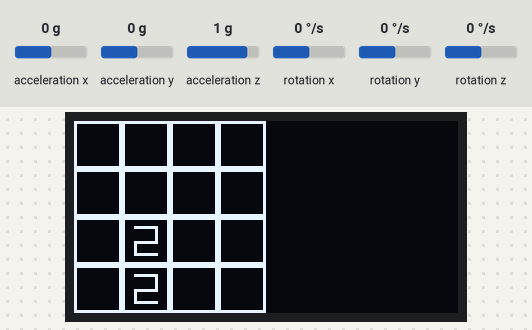
The sketch below on a simulated Arduboy, built with avr-gcc and run on an emulated ATmega32U4. On the bench: 128×64 one-colour display. The inputs (shaded band) are chosen by the test bench; at power-on: acceleration x 0 g, acceleration y 0 g, acceleration z 1 g, rotation x 0 °/s, rotation y 0 °/s, rotation z 0 °/s. Random numbers use the default seed unless the sketch sets one; what the sketch prints to the serial monitor is not drawn.

Above: at 3.2 s.
3.3 s: acceleration x set to -1.4 g
At 4.7 s:
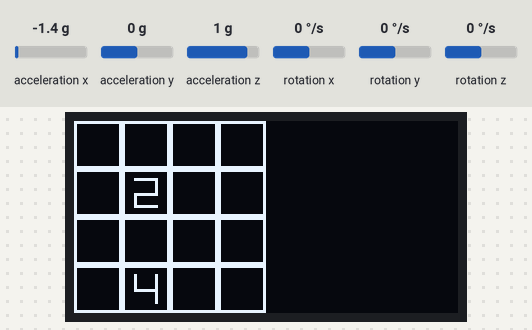
6.3 s: acceleration x set to 0.8 g
At 7.9 s:
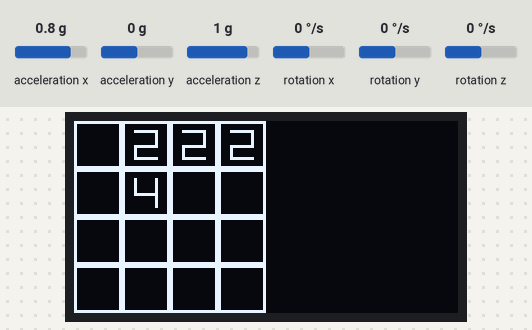
8.5 s: acceleration y set to -1.4 g
At 10.9 s:
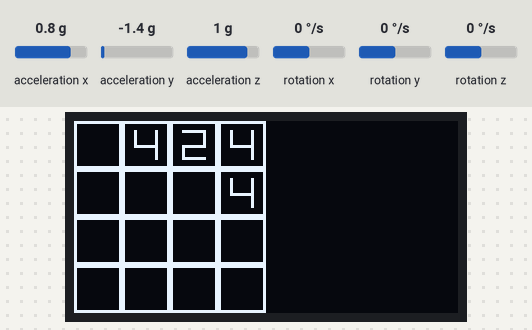
11.2 s: acceleration y set to -0.8 g
At 13.1 s:
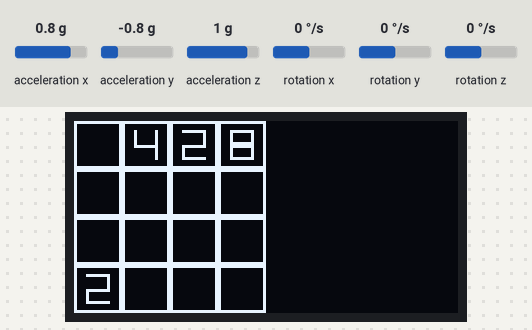
Timing chart, 0 to 14.6 s (numbered marks = the images above; inputs shaded):
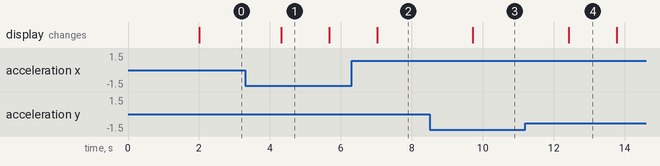

The sketch:

arduboy_final.ino
```cpp
#include <MPU6050_light.h>

#include <Arduboy2.h>

Arduboy2 arduboy;
MPU6050 mpu(Wire);
unsigned long timer = 0;

//pictures of 2,4,8,16...2048
const unsigned char p0[] PROGMEM  = {
     0xff, 0x1, 0x1, 0x1, 0x1, 0x1, 0x1, 0x1, 0x1, 0x1, 0x1, 0x1, 0x1, 0x1, 0x1, 0xff, 0xff, 0x80, 0x80, 0x80, 0x80, 0x80, 0x80, 0x80, 0x80, 0x80, 0x80, 0x80, 0x80, 0x80, 0x80, 0xff,
};
const unsigned char p2[] PROGMEM  = {
     0xff, 0x1, 0x1, 0x1, 0x9, 0x9, 0x9, 0x9, 0x9, 0x9, 0x9, 0xf9, 0x1, 0x1, 0x1, 0xff, 0xff, 0x80, 0x80, 0x80, 0x9f, 0x91, 0x91, 0x91, 0x91, 0x91, 0x91, 0x91, 0x80, 0x80, 0x80, 0xff,
};
const unsigned char p4[] PROGMEM  = {
     0xff, 0x1, 0x1, 0x1, 0xf9, 0x1, 0x1, 0x1, 0x1, 0x1, 0x1, 0xf9, 0x1, 0x1, 0x1, 0xff, 0xff, 0x80, 0x80, 0x80, 0x81, 0x81, 0x81, 0x81, 0x81, 0x81, 0x81, 0x9f, 0x80, 0x80, 0x80, 0xff,
};
const unsigned char p8[] PROGMEM  = {
     0xff, 0x1, 0x1, 0x1, 0xf9, 0x89, 0x89, 0x89, 0x89, 0x89, 0x89, 0xf9, 0x1, 0x1, 0x1, 0xff, 0xff, 0x80, 0x80, 0x80, 0x9f, 0x91, 0x91, 0x91, 0x91, 0x91, 0x91, 0x9f, 0x80, 0x80, 0x80, 0xff,
};
const unsigned char p16[] PROGMEM  = {
     0xff, 0x1, 0x1, 0x1, 0xf9, 0x1, 0x1, 0xf9, 0x89, 0x89, 0x89, 0x89, 0x1, 0x1, 0x1, 0xff, 0xff, 0x80, 0x80, 0x80, 0x9f, 0x80, 0x80, 0x9f, 0x90, 0x90, 0x90, 0x9f, 0x80, 0x80, 0x80, 0xff,
};
const unsigned char p32[] PROGMEM  = {
     0xff, 0x1, 0x1, 0x89, 0x89, 0x89, 0xf9, 0x1, 0x1, 0x89, 0x89, 0x89, 0xf9, 0x1, 0x1, 0xff, 0xff, 0x80, 0x80, 0x88, 0x88, 0x88, 0x8f, 0x80, 0x80, 0x8f, 0x88, 0x88, 0x88, 0x80, 0x80, 0xff,
};
const unsigned char p64[] PROGMEM  = {
     0xff, 0x1, 0x1, 0xf9, 0x89, 0x89, 0x89, 0x1, 0x1, 0xf9, 0x81, 0x81, 0xf9, 0x1, 0x1, 0xff, 0xff, 0x80, 0x80, 0x8f, 0x88, 0x88, 0x8f, 0x80, 0x80, 0x80, 0x80, 0x80, 0x8f, 0x80, 0x80, 0xff,
};
const unsigned char p128[] PROGMEM  = {
     0xff, 0x1, 0x1, 0x7d, 0x1, 0x1, 0xd1, 0x51, 0x71, 0x1, 0x1, 0x81, 0x81, 0x81, 0x1, 0xff, 0xff, 0x80, 0x80, 0x80, 0x80, 0x80, 0x81, 0x81, 0x81, 0x80, 0x80, 0x8f, 0x8a, 0x8f, 0x80, 0xff,
};
const unsigned char p256[] PROGMEM  = {
     0xff, 0x1, 0x1, 0xe9, 0xa9, 0xb9, 0x1, 0xe1, 0xa1, 0xa1, 0x1, 0x1, 0x1, 0x1, 0x1, 0xff, 0xff, 0x80, 0x80, 0x80, 0x80, 0x80, 0x80, 0x82, 0x82, 0x83, 0x80, 0x9f, 0x95, 0x9d, 0x80, 0xff,
};
const unsigned char p512[] PROGMEM  = {
     0xff, 0x1, 0x1, 0xb9, 0xa9, 0xe9, 0x1, 0x1, 0xe1, 0x1, 0x1, 0x1, 0x1, 0x1, 0x1, 0xff, 0xff, 0x80, 0x80, 0x80, 0x80, 0x80, 0x80, 0x80, 0x83, 0x80, 0x80, 0x9d, 0x95, 0x97, 0x80, 0xff,
};
const unsigned char p1024[] PROGMEM  = {
     0xff, 0x1, 0x1, 0x1, 0x3d, 0x1, 0x1, 0x1, 0x1, 0x3d, 0x25, 0x3d, 0x1, 0x1, 0x1, 0xff, 0xff, 0x80, 0x80, 0xba, 0xaa, 0xae, 0x80, 0x80, 0x80, 0x8e, 0x88, 0xbe, 0x80, 0x80, 0x80, 0xff,
};
const unsigned char p2048[] PROGMEM  = {
    0xff, 0x1, 0x1, 0x75, 0x55, 0x5d, 0x1, 0x1, 0x1, 0x7d, 0x45, 0x7d, 0x1, 0x1, 0x1, 0xff, 0xff, 0x80, 0x80, 0x8e, 0x88, 0xbe, 0x80, 0x80, 0x80, 0xbe, 0xaa, 0xbe, 0x80, 0x80, 0x80, 0xff,
};

int v[4][4];//map 4*4
int vtmp[4][4];//
int p[12];//remember picture's home


//input the value return the index of p[]
int v2p(int x){
  switch(x){
    case 0:return 0;
    case 2:return 1;
    case 4:return 2;
    case 8:return 3;
    case 16:return 4;
    case 32:return 5;
    case 64:return 6;
    case 128:return 7;
    case 256:return 8;
    case 512:return 9;
    case 1024:return 10;
    case 2048:return 11;
  }
}

//set one number(2 or 4) in the map
void set2or4(){
  int f1=0;
  for(int i=0;i<4;i++){
    for(int j=0;j<4;j++){
      if(v[i][j]==0){
        f1++;
      }
    }
  }

  int f2=0;


  int r = 1 + rand() % f1;
  int w = 1 + rand() % 10;
  for(int i=0;i<4;i++){
    for(int j=0;j<4;j++){
      if(v[i][j]==0){
        f2++;
        if(f2==r){
          if(w==6){
            v[i][j]=4;
          }
          else{
            v[i][j]=2;
          }

          return;
        }
      }
    }
  }

}

//draw the map
void draw(){
  for(int i=0;i<4;i++){
      for(int j=0;j<4;j++){
        arduboy.drawBitmap(i*16, j*16, p[v2p(v[i][j])], 16, 16, WHITE);
      }
    }
}

//back 0 to the end
bool back0(){
  bool f=0;
  for(int i=0;i<4;i++){
      for(int j=0;j<3;j++){
        if(v[i][j]==0&&v[i][j+1]!=0){
          f=1;
          v[i][j]=v[i][j+1];
          v[i][j+1]=0;
        }
      }
    }
    return f;

}

//Up
bool DoUp(){
  delay(400);
    bool f=back0();
    back0();
    back0();

    for(int i=0;i<4;i++){
      for(int j=0;j<3;j++){
        if(v[i][j]==v[i][j+1]&&v[i][j]!=0){
          f=true;
          v[i][j]*=2;
          v[i][j+1]=0;
        }
      }
    }
    back0();
    back0();
    back0();
    return f;

}

void Down(){
  for(int i=0;i<4;i++){
      for(int j=0;j<4;j++){
        vtmp[3-i][3-j]=v[i][j];
      }
    }
    for(int i=0;i<4;i++){
      for(int j=0;j<4;j++){
        v[i][j]=vtmp[i][j];
      }
    }
}

void Left(){
  for(int i=0;i<4;i++){
      for(int j=0;j<4;j++){
        vtmp[3-j][i]=v[i][j];
      }
    }
    for(int i=0;i<4;i++){
      for(int j=0;j<4;j++){
        v[i][j]=vtmp[i][j];
      }
    }
}

void Right(){
  for(int i=0;i<4;i++){
      for(int j=0;j<4;j++){
        vtmp[i][j]=v[3-j][i];
      }
    }
    for(int i=0;i<4;i++){
      for(int j=0;j<4;j++){
        v[i][j]=vtmp[i][j];
      }
    }
}

void setup(void) {
  //set up gyro here
  Wire.begin();
  Serial.begin(9600);
  Wire.begin();

  byte status = mpu.begin();
  Serial.print(F("MPU6050 status: "));
  Serial.println(status);
  while(status!=0){ } // stop everything if could not connect to MPU6050

  Serial.println(F("Calculating offsets, do not move MPU6050"));
  delay(1000);
  mpu.calcOffsets(); // gyro and accelero
  Serial.println("Done!\n");


    arduboy.begin();
    arduboy.clear();

    //initialization
    for(int i=0;i<4;i++){
      for(int j=0;j<4;j++){
        v[i][j]=0;
      }
    }

    //remember picture's home
    p[0]=p0;p[1]=p2;p[2]=p4;p[3]=p8;p[4]=p16;p[5]=p32;p[6]=p64;p[7]=p128;p[8]=p256;p[9]=p512;p[10]=p1024;p[11]=p2048;

    //First set two numubers
    set2or4();
    set2or4();
    draw();
    arduboy.display();


}
void loop() {

    // read raw accel/gyro measurements from device
    int16_t gx, gy;
    mpu.update();
    gx = mpu.getAngleX();
    gy = mpu.getAngleY();
    Serial.print("\nX : ");
    Serial.print(gx);
    Serial.print("\tY : ");
    Serial.print(gy);
    //ending of gyro code


  arduboy.clear();

  if( gy < -25 && gx < 50 && gx > -50){//up button/gyro
    bool f=DoUp();

    if(f)set2or4();
  }
  else if( gy > 25 && gx < 50 && gx > -50){//down button/gyro

    Down();
    bool f=DoUp();
    Down();

    if(f)set2or4();

  }
  else if( gx < -25 && gy < 50 && gy > -50 ){//right button/gyro
    Right();
    bool f=DoUp();
    Left();
    if(f)set2or4();
  }
  else if( gx > 25 && gy < 50 && gy > -50){//left button/gyro
    Left();
    bool f=DoUp();
    Right();
    if(f)set2or4();

  }

    draw();
    arduboy.display();
    for(int i = 1; i<500; i++)
    {
      mpu.update();
    }

}
```

Measured:
- after the input at 3.3 s, the display: changes after 1.0 s (image 1)
- after the input at 8.5 s, the display: changes after 1.2 s (image 3)
- after the input at 11.2 s, the display: changes after 1.2 s (image 4)
- what the display in image 1 shows lasts 1.4 s, from 4.3 s to 5.7 s
